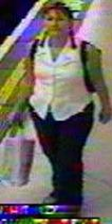
#> input picture report/wacv/analysis/arch_input.png, 112 x 224 px
$ python make_arch.py
#> lines starting #> are read from the running program, lines starting #| are printed output that depends on the picture
"""Architecture figure: submitted configuration (encoders, patch grids, per-block learning rates) plus real outputs of
the ViT-L members on one unseen PETA image (token PCA, query attention, logits) from arch_data.json."""
import json
from pathlib import Path
import numpy as np
import matplotlib
matplotlib.use("Agg")
import matplotlib.pyplot as plt
from matplotlib.patches import FancyArrowPatch
from PIL import Image

HERE = Path(__file__).parent; FIG = HERE.parent / "figs"
plt.rcParams.update({"font.family": "serif", "font.serif": ["Times New Roman", "Nimbus Roman", "DejaVu Serif"],
                     "font.size": 7, "axes.linewidth": 0.4, "pdf.fonttype": 42})
BLUE, ORANGE, INK, MUTED, GREY = "#1F6FB4", "#D9661F", "#222222", "#8A8A8A", "#BDBDBD"
d = json.load(open(HERE / "arch_data.json"))
#> (reads report/wacv/analysis/arch_data.json from the repository)
img = np.asarray(Image.open(HERE / "arch_input.png")).astype(float) / 255; H, W = img.shape[:2]
#> after `H, W = img.shape[:2]`: H = 224; W = 112
NAMES = {"LowerBody-Type-Skirt&Dress": "skirt", "Accessory-Hat": "hat", "UpperBody-Length-Short": "short sleeves",
         "LowerBody-Color-Black": "black lower", "Gender-Female": "female", "Hair-Length-Long": "long hair",
         "Accessory-Bag": "bag", "Accessory-Backpack": "backpack"}
names = [NAMES[a] for a in d["attrs"]]
ROWS = (("D", BLUE, "DINOv3 ViT-H+/16", 32, (14, 7)), ("C", ORANGE, "CLIP ViT-L/14", 24, (16, 8)))

fig = plt.figure(figsize=(6.9, 2.75))
gs = fig.add_gridspec(2, 11, width_ratios=[1, 0.62, 1, 2.1, 1, 0.25, 1, 1, 1, 1, 0.05], wspace=0.08, hspace=0.22,
                      left=0.005, right=0.725, top=0.80, bottom=0.07)
def clean(ax, col=None):
    ax.set_xticks([]); ax.set_yticks([])
    for s in ax.spines.values():
        s.set_linewidth(0.6); s.set_color(col or "#555555")

axs = {}
ax = fig.add_subplot(gs[:, 0]); ax.imshow(img); clean(ax); ax.set_title("input\n224$\\times$112", fontsize=6.5, pad=3); axs["in"] = ax
for r, (key, col, name, L, (gh, gw)) in enumerate(ROWS):
    ax = fig.add_subplot(gs[r, 2]); ax.imshow(img); clean(ax, col)
    for i in range(1, gh): ax.axhline(i * H / gh, color="white", lw=0.3)
    for j in range(1, gw): ax.axvline(j * W / gw, color="white", lw=0.3)
    ax.set_ylabel(f"{name}\n{gh}$\\times${gw} patches", fontsize=6.3, color=col, labelpad=2)
    axs[f"pat{r}"] = ax
    # per-block learning rate of the submitted recipe: blocks 1-8 frozen, then 0.75^(L-l)
    ax = fig.add_subplot(gs[r, 3]); axs[f"blk{r}"] = ax
    l = np.arange(1, L + 1); lr = np.where(l <= 8, 0, 0.75 ** (L - l))
    ax.bar(l[l <= 8], 0.06, width=0.8, color=GREY)
    ax.bar(l[l > 8], lr[l > 8], width=0.8, color=col)
    ax.set_xlim(0.3, 32.7); ax.set_ylim(0, 1.08)
    ax.set_yticks([0, 1]); ax.set_yticklabels(["0", r"$\eta$"], fontsize=5.5)
    ax.set_xticks([1, 8, L]); ax.tick_params(axis="x", labelsize=5.5, length=1.5, pad=1); ax.tick_params(axis="y", length=1.5, pad=1)
    for s in ("top", "right"): ax.spines[s].set_visible(False)
    ax.text(4.5, 0.14, "frozen", fontsize=5.5, ha="center", color=MUTED)
    ax.text(L - 6, 0.82, r"$\eta\,0.75^{L-l}$", fontsize=6, ha="right", color=col)
    if r == 1: ax.set_xlabel("transformer block $l$", fontsize=6, labelpad=0)
    ax = fig.add_subplot(gs[r, 4]); ax.imshow(np.array(d[f"pca{key}"]), interpolation="nearest", aspect="auto"); clean(ax, col)
    axs[f"pca{r}"] = ax
    for k in range(4):
        ax = fig.add_subplot(gs[r, 6 + k]); ax.imshow(img)
        a = np.array(d[f"att{key}"][k]); a = a / a.max()
        up = np.asarray(Image.fromarray((a * 255).astype(np.uint8)).resize((W, H), Image.BILINEAR)) / 255
        ax.imshow(up, cmap="magma", alpha=0.62, vmin=0, vmax=1); clean(ax, col)
        if r == 0: ax.set_title(names[k], fontsize=6.5, pad=2)
        axs[f"q{r}{k}"] = ax
#> after the loop, axs = 15 items
axs["pca0"].set_title("patch tokens\n(PCA)", fontsize=6.5, pad=2)

# combination and decision rule
ax = fig.add_axes([0.825, 0.16, 0.165, 0.58])
y = np.arange(4)[::-1] * 1.0
#> y = [3, 2, 1, 0]
zD, zC = np.array(d["zD"]), np.array(d["zC"]); zr = (zD + zC) / 2 + d["tau"] * np.array(d["b"])
#> after `zD, zC = (np.array(d['zD']), np.array(d['zC']))`: zD = [2.96, -0.109, 2.6, -4.17]; zC = [2.96, -0.0147, 1.63, -3.69]
#> after `zr = (zD + zC) / 2 + d['tau'] * np.array(d['b'])`: zr = [3, 0.162, 2.52, -3.42]
ax.barh(y + 0.27, zD, height=0.22, color=BLUE, label="DINOv3")
ax.barh(y + 0.03, zC, height=0.22, color=ORANGE, label="CLIP")
ax.barh(y - 0.21, zr, height=0.22, color=INK, label=r"mean + $\tau b_k$")
ax.axvline(0, color=INK, lw=0.6)
ax.set_yticks(y); ax.set_yticklabels([f"{n} ({'yes' if l else 'no'})" for n, l in zip(names, d["labels"])], fontsize=6.3)
ax.set_xlim(-5, 5); ax.set_xticks([-4, 0, 4]); ax.tick_params(labelsize=5.8)
ax.set_xlabel("logit (yes if > 0)", fontsize=6.3, labelpad=1)
for s in ("top", "right"): ax.spines[s].set_visible(False)
ax.legend(fontsize=5.5, frameon=False, loc="upper center", bbox_to_anchor=(0.42, 1.2), ncol=3, handlelength=1.0, columnspacing=0.6)

fig.canvas.draw()
P = {k: a.get_position() for k, a in axs.items()}
#> P = 15 items
def arrow(x0, x1, yy):
    fig.add_artist(FancyArrowPatch((x0, yy), (x1, yy), transform=fig.transFigure, arrowstyle="-|>", mutation_scale=7, lw=0.7, color=INK))
ymid = (P["pat0"].y0 + P["pat1"].y1) / 2
#> ymid = 0.435
arrow(P["in"].x1 + 0.004, P["pat0"].x0 - 0.004, ymid)
arrow(P["pca0"].x1 + 0.004, P["q00"].x0 - 0.004, ymid)
arrow(P["q03"].x1 + 0.004, 0.745, ymid)
TOP = 0.955
fig.text((P["pat0"].x0 + P["pca0"].x1) / 2, TOP, "encoder: patch embedding and transformer blocks, 8 frozen, layer-wise lr decay",
         fontsize=6.5, ha="center", va="top")
fig.text((P["q00"].x0 + P["q03"].x1) / 2, TOP, "query head: 40 learned queries,\ncross-attention to the patch tokens",
         fontsize=6.5, ha="center", va="top")
fig.text(0.885, TOP, "equal-weight logit mean\nand one-parameter rule", fontsize=6.5, ha="center", va="top")
fig.savefig(FIG / "architecture.pdf"); fig.savefig(FIG / "architecture.png", dpi=220)
#> after `fig.savefig(FIG / 'architecture.pdf')`:
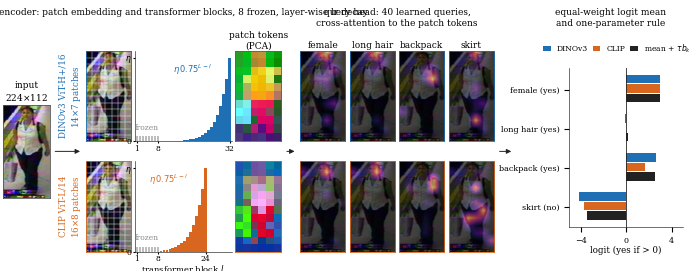
#> figure drawn by matplotlib, 16 panels; panel 3: tallest bar 1 high, from x = 31.6 to 32.4; panel 10: tallest bar 1 high, from x = 23.6 to 24.4
print("ok")
